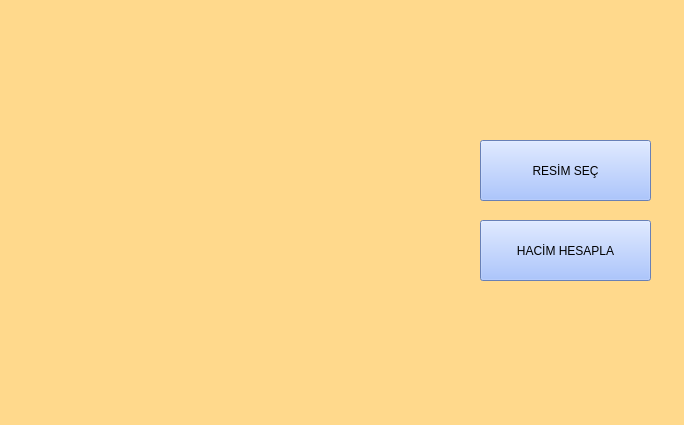
<?xml version="1.0" encoding="UTF-8"?>
<ui version="4.0">
 <class>resimYukle</class>
 <widget class="QWidget" name="resimYukle">
  <property name="geometry">
   <rect>
    <x>0</x>
    <y>0</y>
    <width>684</width>
    <height>425</height>
   </rect>
  </property>
  <property name="windowTitle">
   <string>Form</string>
  </property>
  <property name="styleSheet">
   <string notr="true">
background-color: rgb(255, 217, 140);</string>
  </property>
  <widget class="QLabel" name="label_resimYumurta">
   <property name="geometry">
    <rect>
     <x>30</x>
     <y>60</y>
     <width>401</width>
     <height>301</height>
    </rect>
   </property>
   <property name="text">
    <string/>
   </property>
   <property name="scaledContents">
    <bool>true</bool>
   </property>
  </widget>
  <widget class="QPushButton" name="pushButton_hacimHesapla">
   <property name="geometry">
    <rect>
     <x>480</x>
     <y>220</y>
     <width>171</width>
     <height>61</height>
    </rect>
   </property>
   <property name="styleSheet">
    <string notr="true">background-color: rgb(146, 179, 255);</string>
   </property>
   <property name="text">
    <string>HACİM HESAPLA</string>
   </property>
  </widget>
  <widget class="QPushButton" name="pushButton_resimSec">
   <property name="geometry">
    <rect>
     <x>480</x>
     <y>140</y>
     <width>171</width>
     <height>61</height>
    </rect>
   </property>
   <property name="styleSheet">
    <string notr="true">background-color: rgb(146, 179, 255);</string>
   </property>
   <property name="text">
    <string>RESİM SEÇ</string>
   </property>
  </widget>
 </widget>
 <resources/>
 <connections/>
</ui>
